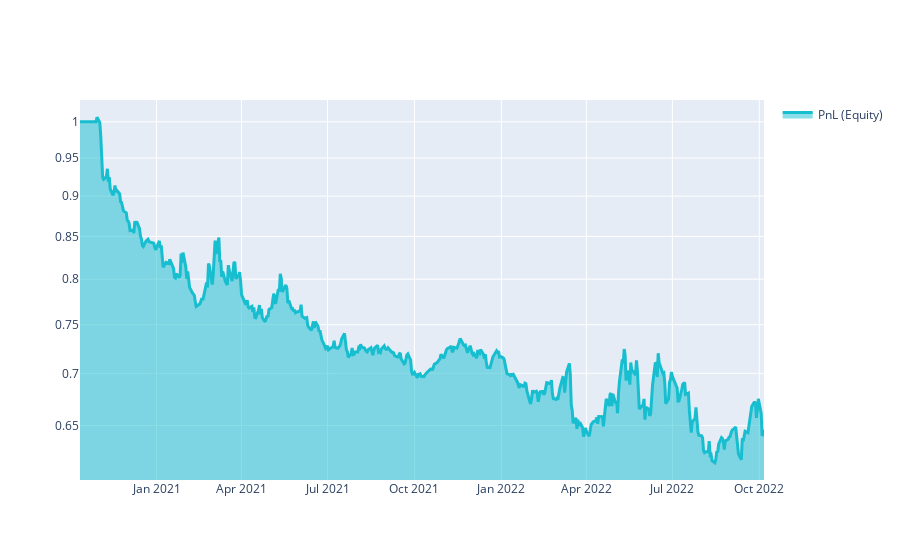

Source (notebook cell):
### Markdown cell above
# Group27_200_10_2Y

### Code cell
import xarray as xr

import qnt.ta as qnta
import qnt.data as qndata
import qnt.output as qnout
import qnt.stats as qns

# 2 years - 200/10 days

data = qndata.stocks.load_ndx_data(min_date="2020-10-10")

close     = data.sel(field="close")
is_liquid = data.sel(field="is_liquid")
sma_slow  = qnta.sma(close, 200)
sma_fast  = qnta.sma(close, 10)
weights   = xr.where(sma_slow < sma_fast, 1, -1)
weights   = weights * is_liquid

weights = qnout.clean(weights, data, "stocks_nasdaq100")

# calc stats
stats = qns.calc_stat(data, weights.sel(time=slice("2020-10-10", None)))
display(stats.to_pandas().tail())

# graph
performance = stats.to_pandas()["equity"]
import qnt.graph as qngraph

qngraph.make_plot_filled(performance.index, performance, name="PnL (Equity)", type="log")

### Figure 1 — Plotly figure (JSON) as saved in the notebook; plotly's stock layout.template omitted (floating-point values rounded to 4 significant figures; data arrays with more than 128 entries replaced by an {"elided": "..."} marker saying what was removed)
{"data": [{"fill": "tonexty", "line": {"color": "#17BECF", "width": 3}, "name": "PnL (Equity)", "type": "scatter", "x": {"elided": "501 str values"}, "y": {"elided": "501 float values"}}], "layout": {"showlegend": true, "yaxis": {"range": [-0.2206, 0.01346], "type": "log"}}}
